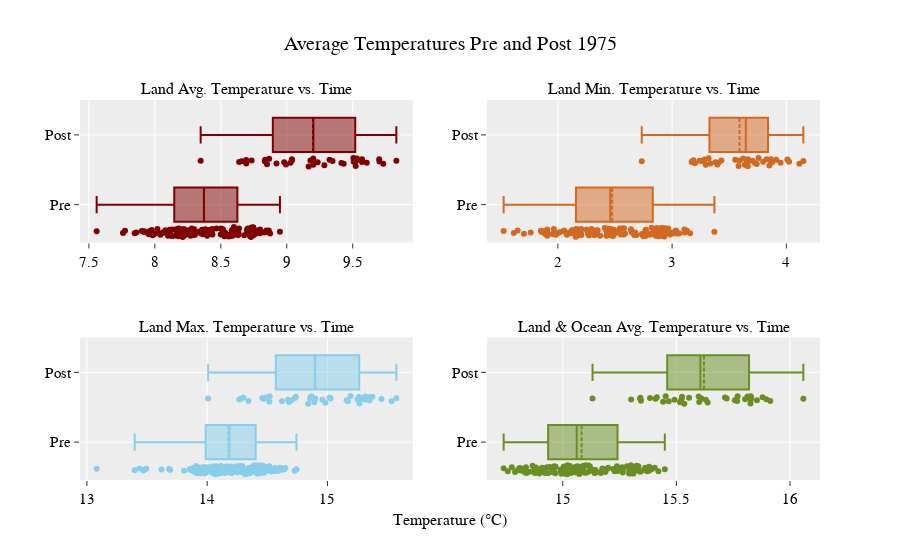

Notebook cell for this chart:
### Code cell
fig = make_subplots(rows=2, cols=2, insets=[{'cell': (1,1), 'l': 0.7, 'b': 0.3}], x_title = 'Temperature (°C)', subplot_titles=('Land Avg. Temperature vs. Time',  'Land Min. Temperature vs. Time', 'Land Max. Temperature vs. Time', 'Land & Ocean Avg. Temperature vs. Time'))
fig.update_layout(title="Average Temperatures Pre and Post 1975",font=dict( family="Courier New, monospace", size=15,color="#000000"),
                  template = "ggplot2", title_font_size = 20, hovermode= 'closest')

fig.add_trace(go.Box(x = earth_data['LandAverageTemperature'], y = earth_data['turnpoint'],boxpoints = 'all',jitter = 0.3,
                     pointpos = -1.6, marker_color = 'rgb(128, 0, 0)', boxmean = True, showlegend=False),
              row = 1, col = 1)
fig.add_trace(go.Box(x = earth_data['LandMinTemperature'], y = earth_data['turnpoint'],boxpoints = 'all',jitter = 0.3,
                     pointpos = -1.6, marker_color = 'rgb(210,105,30)', boxmean = True, showlegend=False),
              row = 1, col = 2)
fig.add_trace(go.Box(x = earth_data['LandMaxTemperature'], y = earth_data['turnpoint'],boxpoints = 'all',jitter = 0.3,
                     pointpos = -1.6, marker_color = 'rgb(135,206,235)', boxmean = True, showlegend=False),
              row = 2, col = 1)
fig.add_trace(go.Box(x = earth_data['LandAndOceanAverageTemperature'], y = earth_data['turnpoint'], boxpoints = 'all',jitter = 0.3,
                     pointpos = -1.6, marker_color = 'rgb(107,142,35)', boxmean = True, showlegend=False),
              row = 2, col = 2)


fig.update_traces(orientation='h')
pio.write_image(fig, "images/fig2.png", width=5*200, height=2*200, scale=.75)
fig

### Figure 1 — Plotly figure (JSON) as saved in the notebook; plotly's stock layout.template omitted (floating-point values rounded to 4 significant figures; data arrays with more than 128 entries replaced by an {"elided": "..."} marker saying what was removed)
{"data": [{"boxmean": true, "boxpoints": "all", "jitter": 0.3, "marker": {"color": "rgb(128, 0, 0)"}, "orientation": "h", "pointpos": -1.6, "showlegend": false, "type": "box", "x": {"elided": "166 float values"}, "xaxis": "x", "y": {"elided": "166 str values"}, "yaxis": "y"}, {"boxmean": true, "boxpoints": "all", "jitter": 0.3, "marker": {"color": "rgb(210,105,30)"}, "orientation": "h", "pointpos": -1.6, "showlegend": false, "type": "box", "x": {"elided": "166 float values"}, "xaxis": "x2", "y": {"elided": "166 str values"}, "yaxis": "y2"}, {"boxmean": true, "boxpoints": "all", "jitter": 0.3, "marker": {"color": "rgb(135,206,235)"}, "orientation": "h", "pointpos": -1.6, "showlegend": false, "type": "box", "x": {"elided": "166 float values"}, "xaxis": "x3", "y": {"elided": "166 str values"}, "yaxis": "y3"}, {"boxmean": true, "boxpoints": "all", "jitter": 0.3, "marker": {"color": "rgb(107,142,35)"}, "orientation": "h", "pointpos": -1.6, "showlegend": false, "type": "box", "x": {"elided": "166 float values"}, "xaxis": "x4", "y": {"elided": "166 str values"}, "yaxis": "y4"}], "layout": {"annotations": [{"font": {"size": 16}, "showarrow": false, "text": "Land Avg. Temperature vs. Time", "x": 0.225, "xanchor": "center", "xref": "paper", "y": 1, "yanchor": "bottom", "yref": "paper"}, {"font": {"size": 16}, "showarrow": false, "text": "Land Min. Temperature vs. Time", "x": 0.775, "xanchor": "center", "xref": "paper", "y": 1, "yanchor": "bottom", "yref": "paper"}, {"font": {"size": 16}, "showarrow": false, "text": "Land Max. Temperature vs. Time", "x": 0.225, "xanchor": "center", "xref": "paper", "y": 0.375, "yanchor": "bottom", "yref": "paper"}, {"font": {"size": 16}, "showarrow": false, "text": "Land & Ocean Avg. Temperature vs. Time", "x": 0.775, "xanchor": "center", "xref": "paper", "y": 0.375, "yanchor": "bottom", "yref": "paper"}, {"font": {"size": 16}, "showarrow": false, "text": "Temperature (°C)", "x": 0.5, "xanchor": "center", "xref": "paper", "y": 0, "yanchor": "top", "yref": "paper", "yshift": -30}], "autosize": true, "font": {"color": "#000000", "family": "Courier New, monospace", "size": 15}, "hovermode": "closest", "title": {"font": {"size": 20}, "text": "Average Temperatures Pre and Post 1975"}, "xaxis": {"anchor": "y", "autorange": true, "domain": [0, 0.45], "range": [7.432, 9.957], "type": "linear"}, "xaxis2": {"anchor": "y2", "autorange": true, "domain": [0.55, 1], "range": [1.379, 4.295], "type": "linear"}, "xaxis3": {"anchor": "y3", "autorange": true, "domain": [0, 0.45], "range": [12.94, 15.71], "type": "linear"}, "xaxis4": {"anchor": "y4", "autorange": true, "domain": [0.55, 1], "range": [14.67, 16.13], "type": "linear"}, "xaxis5": {"anchor": "y5", "domain": [0.315, 0.45]}, "yaxis": {"anchor": "x", "autorange": true, "domain": [0.625, 1], "range": [-0.593, 1.5], "type": "category"}, "yaxis2": {"anchor": "x2", "autorange": true, "domain": [0.625, 1], "range": [-0.593, 1.5], "type": "category"}, "yaxis3": {"anchor": "x3", "autorange": true, "domain": [0, 0.375], "range": [-0.593, 1.5], "type": "category"}, "yaxis4": {"anchor": "x4", "autorange": true, "domain": [0, 0.375], "range": [-0.593, 1.5], "type": "category"}, "yaxis5": {"anchor": "x5", "domain": [0.7375, 1]}}}
